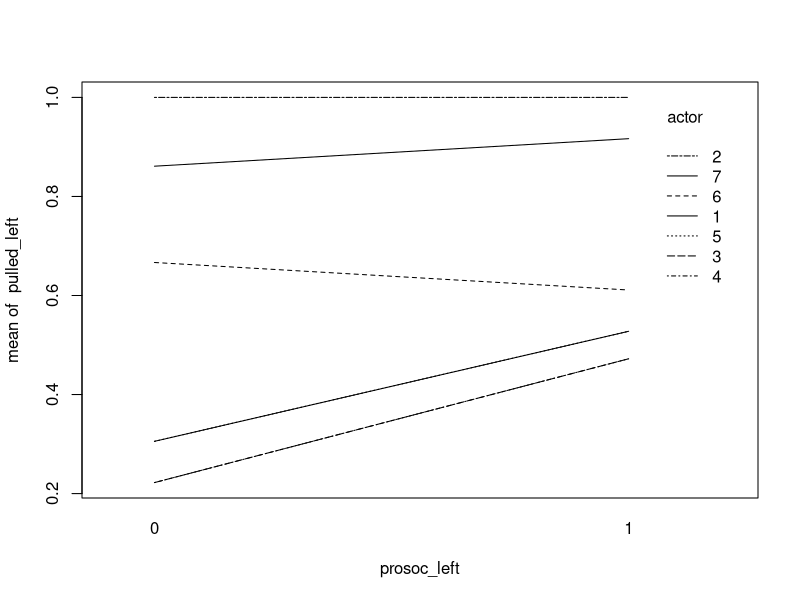
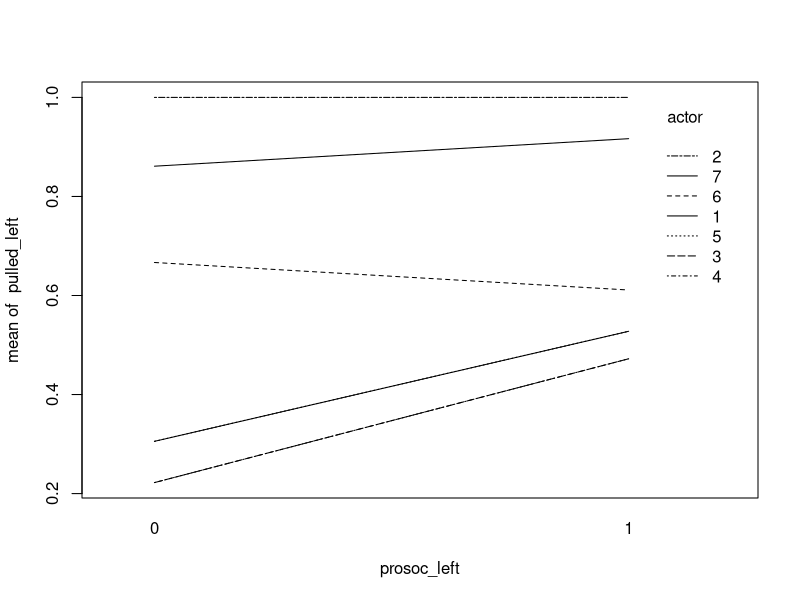
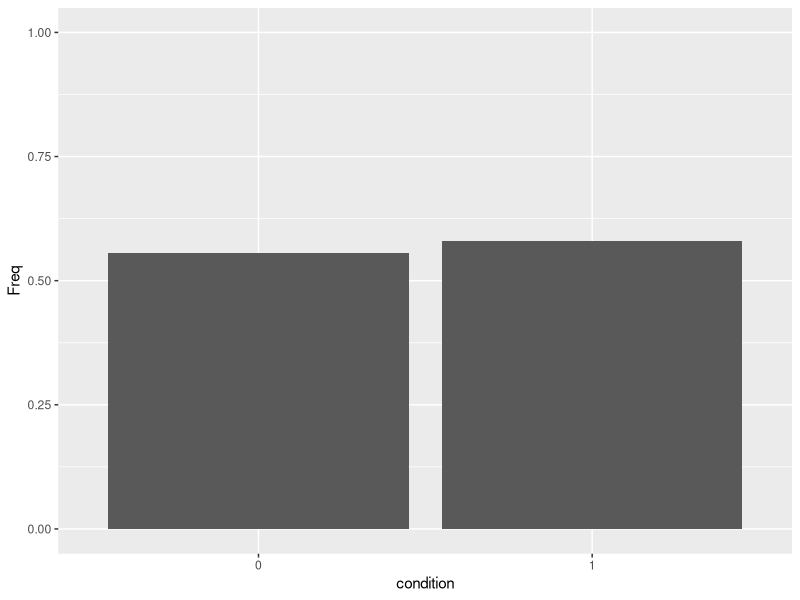
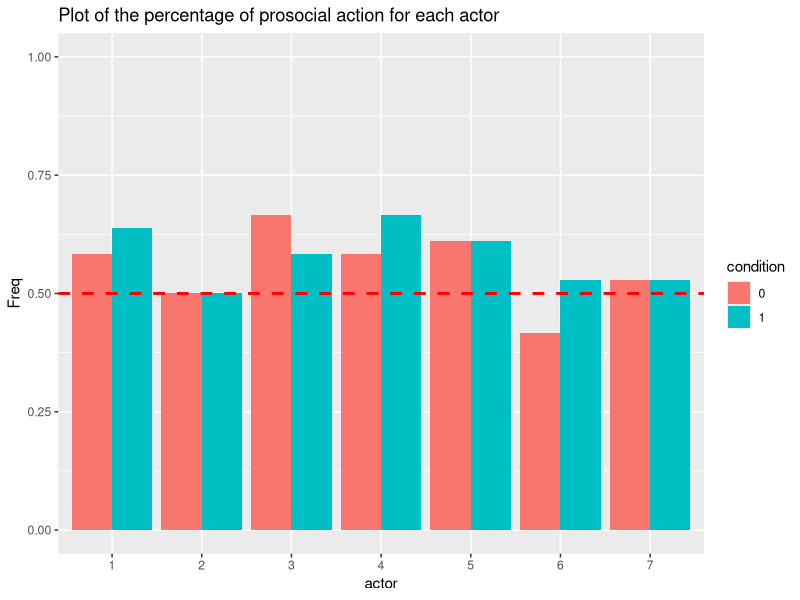

Write the R code that produced these figures, in order.
## ---- chunk 1
knitr::opts_chunk$set(echo = TRUE)
## ---- chunk 2
dataset = read.delim("assign2.txt", header = TRUE, sep = " ")
## ---- chunk 3
with(dataset, interaction.plot(prosoc_left,actor,pulled_left))
## ---- chunk 4

with(dataset, interaction.plot(prosoc_left,actor,pulled_left))
## ---- chunk 5
dataset['prosocial_action'] = (dataset$prosoc_left == dataset$pulled_left)
#first10 rows in the dataset after adding new attribute prosocial_action
dataset[1:10,]
## ---- chunk 6
prosocial = xtabs(prosocial_action ~ condition, data = dataset)
(prosocial_percentage = transform(prosocial, Freq=Freq/252))
## ---- chunk 7
# generate the bar plot
library(ggplot2)
ggplot(data=prosocial_percentage,aes(x=condition,y=Freq))+
  coord_cartesian(ylim=c(0, 1))+
  geom_bar(stat="identity",position="dodge")
## ---- chunk 8

prosocial = xtabs(prosocial_action ~ actor + condition, data = dataset)
prosocial_percentage = transform(prosocial, Freq=Freq/36)

# generate the bar plot
library(ggplot2)
ggplot(data=prosocial_percentage,aes(x=actor,y=Freq,fill=condition))+
  coord_cartesian(ylim=c(0, 1))+
  geom_bar(stat="identity",position="dodge")+
  ggtitle("Plot of the percentage of prosocial action for each actor")+
  geom_hline(yintercept=0.5, linetype=2, color = "red",size = 1)

## ---- chunk 9
# Second chimpanzee always pulled the left lever
xtabs(~prosoc_left+pulled_left, data =  dataset[dataset$actor == 2,])
## ---- chunk 10
# Other chimpanzees pulled both left and right lever
# for example chimpanzees 1
xtabs(~prosoc_left+pulled_left, data =  dataset[dataset$actor == 1,])
## ---- chunk 11
x = xtabs( ~ condition + prosocial_action + actor, data = dataset)
(x = data.frame(x))
## ---- chunk 12
#fit poisson model
model0 = glm(Freq ~ condition + prosocial_action + actor, family = poisson, data = x)
#deviance of the poission regression model
deviance(model0)
#degrees of freedom
df.residual(model0)
# calculate the p-value
pchisq(deviance(model0), df = df.residual(model0), lower.tail = FALSE)

## ---- chunk 13
#test all 3 factor are independent
x = xtabs( ~ prosocial_action + condition + actor, data = dataset)
model1 = glm(Freq~ prosocial_action + condition + actor, family = poisson,data = x )
deviance(model1)
pchisq(deviance(model1), df = df.residual(model1), lower.tail = FALSE)
## ---- chunk 14
#test all 3 factor are independent
x = xtabs( ~ prosocial_action + condition + pulled_left, data = dataset)
model1 = glm(Freq~ prosocial_action + condition + pulled_left, family = poisson,data = x )
deviance(model1)
pchisq(deviance(model1), df = df.residual(model1), lower.tail = FALSE)
## ---- chunk 15
#test all 3 factor are independent
x = xtabs( ~ prosocial_action + condition + prosoc_left, data = dataset)
model1 = glm(Freq~ prosocial_action + condition + prosoc_left, family = poisson,data = x)
deviance(model1)
pchisq(deviance(model1), df = df.residual(model1), lower.tail = FALSE)

## ---- chunk 16
#test if prosoc_left is independent of prosocial_action and condition 
model2 = glm(Freq~ prosocial_action * condition + prosoc_left, family = poisson,data = x )
deviance(model2)
pchisq(deviance(model2), df = df.residual(model2), lower.tail = FALSE)
## ---- chunk 17
#test if prosocial_action and condition are conditionally independent of prosoc_left
model3 = glm(Freq~ prosocial_action * prosoc_left + condition * prosoc_left, family = poisson,data = x )
deviance(model3)
pchisq(deviance(model3), df = df.residual(model3), lower.tail = FALSE)
## ---- chunk 18

## ---- chunk 19
cta = xtabs( ~ prosoc_left + condition + pulled_left, data = dataset)
##pearson's chisquared test
summary(cta)
## ---- chunk 20
# generate data for champanzee 1
data1 = dataset[dataset$actor == 1,]
x = data.frame(xtabs( ~ prosocial_action + condition, data = data1))

#using poisson regression to build model
model = glm(Freq~prosocial_action + condition, family = poisson,data = x )
deviance(model)
df.residual(model)
pchisq(deviance(model), df = df.residual(model), lower.tail = FALSE)
## ---- chunk 21
# generate data for champanzee 1
data2 = dataset[dataset$actor == 2,]
x = data.frame(xtabs( ~ prosocial_action + condition, data = data2))

#using poisson regression to build model
model = glm(Freq~prosocial_action + condition, family = poisson,data = x )
deviance(model)
df.residual(model)
pchisq(deviance(model), df = df.residual(model), lower.tail = FALSE)
## ---- chunk 22
# generate data for champanzee 3
data3 = dataset[dataset$actor == 3,]
x = data.frame(xtabs( ~ prosocial_action + condition, data = data3))

#using poisson regression to build model
model = glm(Freq~prosocial_action + condition, family = poisson,data = x )
deviance(model)
df.residual(model)
pchisq(deviance(model), df = df.residual(model), lower.tail = FALSE)
## ---- chunk 23
# generate data for champanzee 4
data4 = dataset[dataset$actor == 4,]
x = data.frame(xtabs( ~ prosocial_action + condition, data = data4))

#using poisson regression to build model
model = glm(Freq~prosocial_action + condition, family = poisson,data = x )
deviance(model)
df.residual(model)
pchisq(deviance(model), df = df.residual(model), lower.tail = FALSE)
## ---- chunk 24
# generate data for champanzee 1
data5 = dataset[dataset$actor == 5,]
x = data.frame(xtabs( ~ prosocial_action + condition, data = data5))

#using poisson regression to build model
model = glm(Freq~prosocial_action + condition, family = poisson,data = x )
deviance(model)
df.residual(model)
pchisq(deviance(model), df = df.residual(model), lower.tail = FALSE)
## ---- chunk 25
data6 = dataset[dataset$actor == 6,]
x = data.frame(xtabs( ~ prosocial_action + condition, data = data6))

#using poisson regression to build model
model = glm(Freq~prosocial_action + condition, family = poisson,data = x )
deviance(model)
df.residual(model)
pchisq(deviance(model), df = df.residual(model), lower.tail = FALSE)

## ---- chunk 26
data7 = dataset[dataset$actor == 7,]
x = data.frame(xtabs( ~ prosocial_action + condition, data = data6))

#using poisson regression to build model
model = glm(Freq~prosocial_action + condition, family = poisson,data = x )
deviance(model)
df.residual(model)
pchisq(deviance(model), df = df.residual(model), lower.tail = FALSE)

## ---- chunk 27

## ---- chunk 28


## ---- chunk 29

